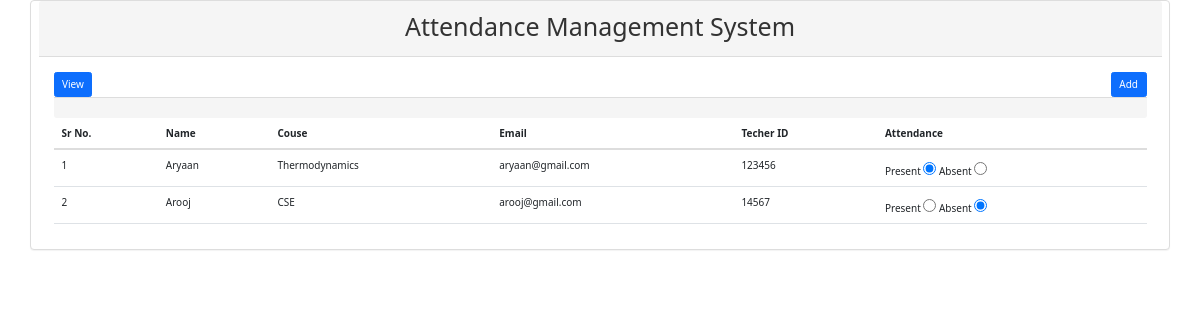
The page /tviewp.php?date=08-02-22 on the database its author committed.
### tables this page shows
CREATE TABLE `teachattendance` (
  `at_id` int(11) NOT NULL,
  `value` varchar(50) NOT NULL,
  `reg_id` int(11) NOT NULL,
  `date` varchar(30) NOT NULL DEFAULT current_timestamp()
);

CREATE TABLE `teach` (
  `reg_id` int(11) NOT NULL,
  `name` varchar(50) NOT NULL,
  `fname` varchar(50) NOT NULL,
  `email` varchar(100) NOT NULL,
  `roll` varchar(10) NOT NULL
);

### tviewp.php (the view, shortened to what this page needs)
<?php include_once('connection.php'); ?>
<!DOCTYPE html>
<html lang="en">
<head>
 <link href="https://cdn.jsdelivr.net/npm/bootstrap@5.1.3/dist/css/bootstrap.min.css" rel="stylesheet">
<link rel="stylesheet" href="bootstrap/bootstrap.min.css">
  <link rel="stylesheet" href="https://maxcdn.bootstrapcdn.com/bootstrap/3.4.1/css/bootstrap.min.css">
 <link href="https://cdn.jsdelivr.net/npm/bootstrap@5.1.3/dist/css/bootstrap.min.css" rel="stylesheet">
</head>
<body>
 <div class="panel panel-default container">
  <div class="panel-heading">
    <h1 style="text-align : center">Attendance Management System</h1>
  </div>
  <div class="panel-body">
   <a href="#" class="btn btn-primary">View</a>
   <a href="tadd.php" class="btn btn-primary pull-right" style="float:right">Add</a>
  <form method="post">
     <div class="table-responsive">
  <table class="table">
   <thead>
   <tr>
    <th>Sr No.</th>
    <th>Name</th>
    <th>Couse</th>
    <th>Email</th>
    <th>Techer ID</th>
    <th>Attendance</th>
   </tr>
   </thead>
     <?php
     if($_GET['date']){
      $date = $_GET['date'];
      $query = "select teach.*,teachattendance.* from teachattendance
      inner join teach on teachattendance.reg_id=teach.reg_id and teachattendance.date = '$date'";
      $result = $link->query($query);
      if($result->num_rows>0){
       $i=0;
       while($val=$result->fetch_assoc()){
         $i++;
     ?>
   <tr>
    <td><?php echo $i; ?></td>
    <td><?php echo $val['name']; ?></td>
     <td><?php echo $val['fname']; ?></td>
      <td><?php echo $val['email']; ?></td>
      <td><?php echo $val['roll']; ?></td>
      <td>
       Present <input type="radio" value="Present"
       <?php
         if($val['value']=='Present')
         echo 'checked';
       ?>
       >
       Absent <input type="radio" value="Absent"
       <?php
         if($val['value']=='Absent')
         echo 'checked';
       ?>
       >
      </td>
   </tr>
      <?php }}} ?>
       </div>
  </div>
  <div class="panel-footer">
  </div>
 </div>
</body>
</html>

### rows shown on the page
teachattendance: teach.name "Aryaan", teach.fname "Thermodynamics", teach.email "aryaan@gmail.com", teach.roll "123456", value "☑"
teachattendance: teach.name "Arooj", teach.fname "CSE", teach.email "arooj@gmail.com", teach.roll "14567", value "☑"
